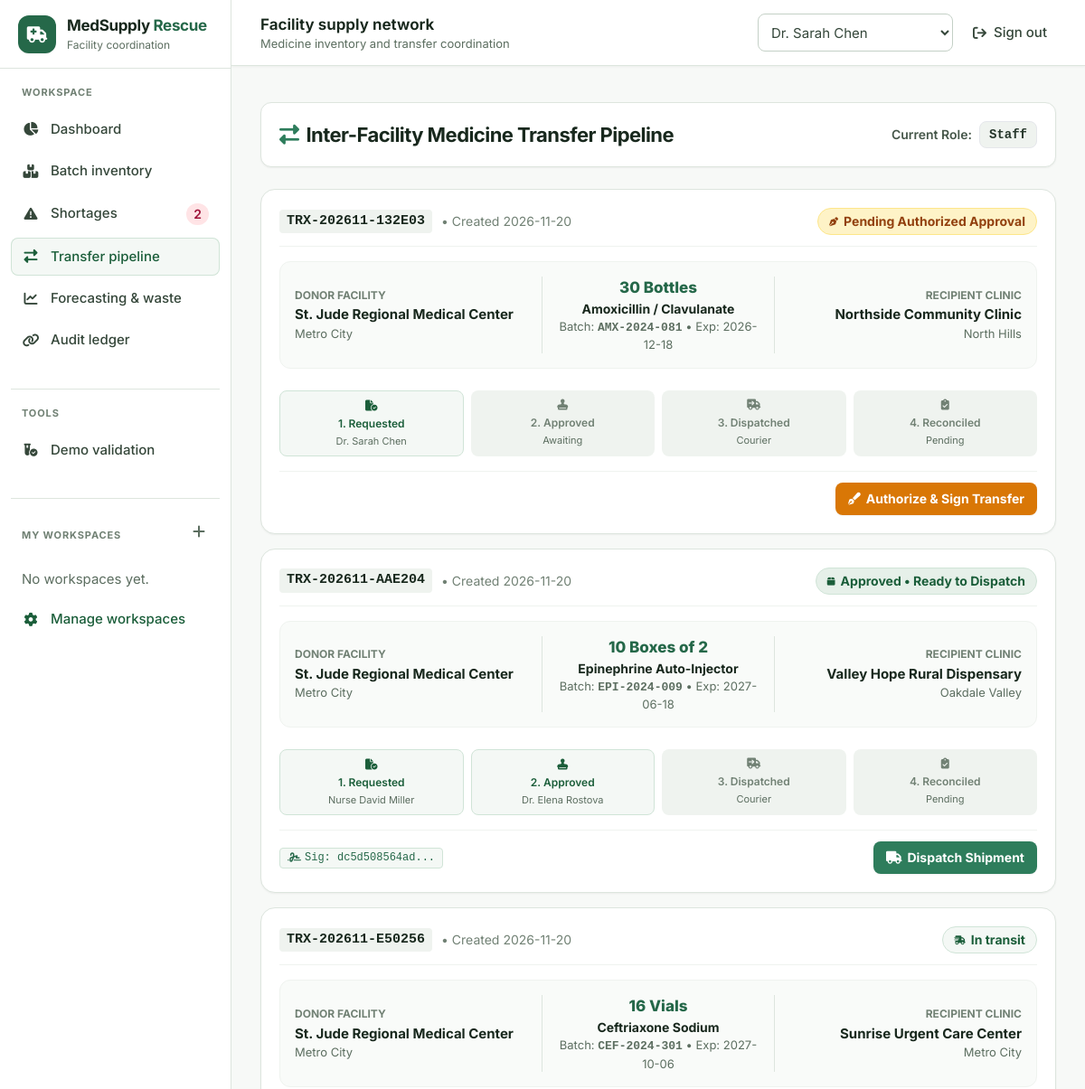
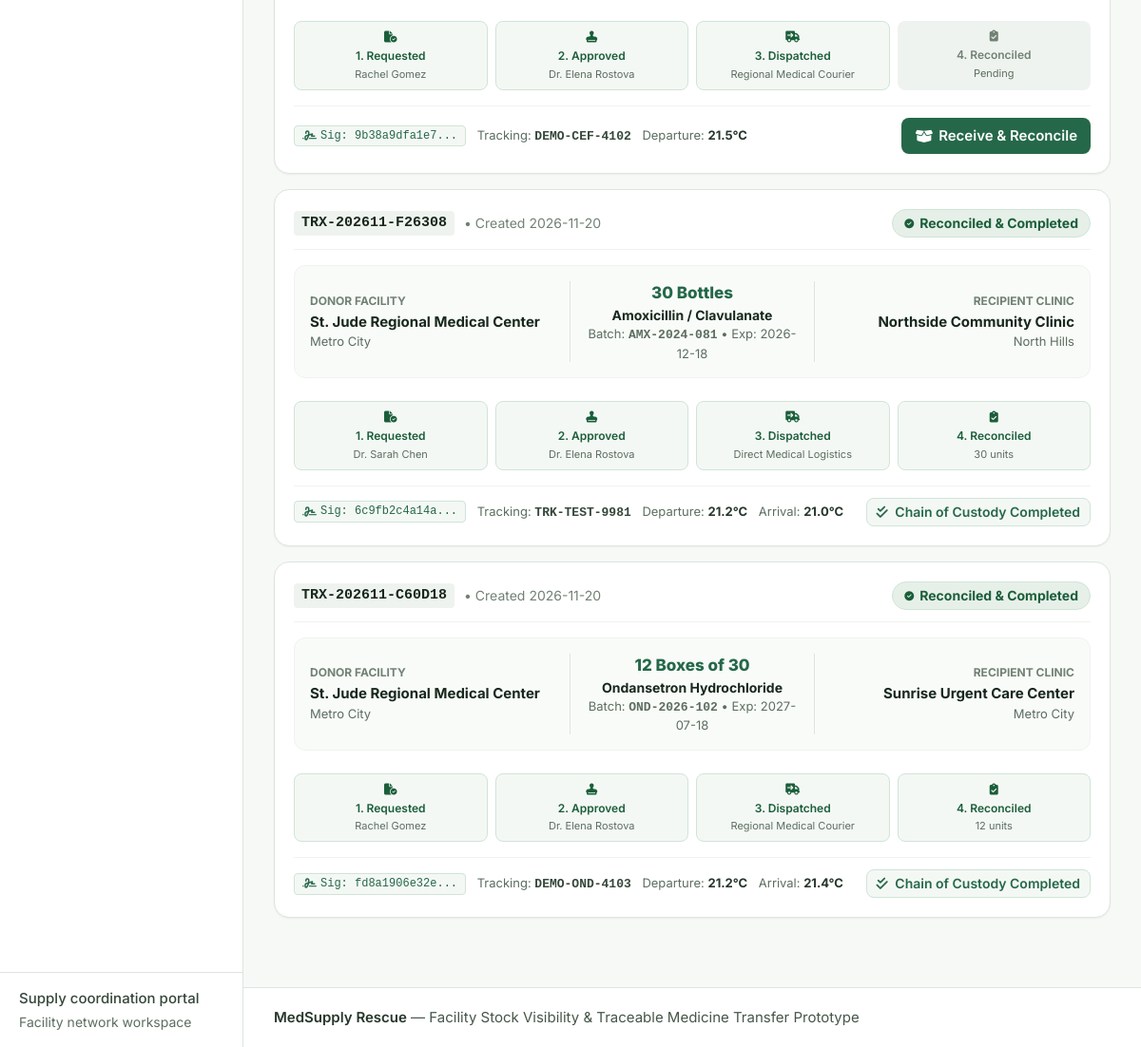
Screenshot of /transfers with the database file from the repository (2 pictures, top to bottom).
### tables this page shows
CREATE TABLE users (
    id INTEGER PRIMARY KEY AUTOINCREMENT,
    username TEXT UNIQUE NOT NULL,
    password_hash TEXT NOT NULL,
    full_name TEXT NOT NULL,
    role TEXT NOT NULL, -- 'platform_admin', 'facility_manager', 'approver', 'staff'
    facility_id INTEGER REFERENCES facilities(id),
    email TEXT NOT NULL,
    license_or_badge TEXT,
    created_at DATETIME DEFAULT CURRENT_TIMESTAMP
);

CREATE TABLE transfer_requests (
    id INTEGER PRIMARY KEY AUTOINCREMENT,
    transfer_code TEXT UNIQUE NOT NULL,
    shortage_request_id INTEGER REFERENCES shortage_requests(id),
    source_facility_id INTEGER NOT NULL REFERENCES facilities(id),
    dest_facility_id INTEGER NOT NULL REFERENCES facilities(id),
    medicine_id INTEGER NOT NULL REFERENCES medicines(id),
    batch_id INTEGER NOT NULL REFERENCES batches(id),
    quantity INTEGER NOT NULL,
    status TEXT NOT NULL DEFAULT 'PENDING_APPROVAL', 
    -- 'PENDING_APPROVAL' -> 'APPROVED' -> 'DISPATCHED' -> 'RECEIVED' -> 'RECONCILED' / 'REJECTED' / 'CANCELLED'
    requester_id INTEGER REFERENCES users(id),
    approver_id INTEGER REFERENCES users(id),
    dispatched_by_id INTEGER REFERENCES users(id),
    received_by_id INTEGER REFERENCES users(id),
    cold_chain_required INTEGER DEFAULT 0,
    dispatch_temperature REAL,
    arrival_temperature REAL,
    tracking_number TEXT,
    carrier TEXT,
    dispatch_notes TEXT,
    receipt_notes TEXT,
    received_quantity INTEGER,
    discrepancy_reason TEXT,
    created_at DATETIME DEFAULT CURRENT_TIMESTAMP,
    approved_at DATETIME,
    dispatched_at DATETIME,
    received_at DATETIME,
    completed_at DATETIME
);

CREATE TABLE facilities (
    id INTEGER PRIMARY KEY AUTOINCREMENT,
    name TEXT NOT NULL,
    facility_type TEXT NOT NULL, -- 'Hospital', 'Community Clinic', 'Urgent Care', 'Regional Pharmacy', 'Dispensary'
    license_number TEXT NOT NULL UNIQUE,
    address TEXT NOT NULL,
    city TEXT NOT NULL,
    region TEXT NOT NULL,
    contact_email TEXT NOT NULL,
    contact_phone TEXT NOT NULL,
    has_cold_chain INTEGER DEFAULT 1, -- 1 = Yes, 0 = No
    latitude REAL,
    longitude REAL,
    created_at DATETIME DEFAULT CURRENT_TIMESTAMP
);

CREATE TABLE medicines (
    id INTEGER PRIMARY KEY AUTOINCREMENT,
    generic_name TEXT NOT NULL,
    brand_name TEXT,
    ndc_or_code TEXT UNIQUE NOT NULL,
    therapeutic_category TEXT NOT NULL, -- 'Antibiotics', 'Insulin & Diabetes', 'Emergency & Critical Care', 'Cardiovascular', 'Respiratory'
    dosage_form TEXT NOT NULL, -- 'Tablet', 'Vial', 'Oral Suspension', 'Inhaler', 'Ampoule', 'Prefilled Syringe'
    strength TEXT NOT NULL,
    unit_of_measure TEXT NOT NULL, -- 'Vials', 'Boxes of 30', 'Bottles (100ml)', 'Ampoules'
    storage_requirement TEXT NOT NULL, -- 'Cold Chain (2-8°C)', 'Room Temperature (15-25°C)', 'Frozen (-20°C)', 'Secure/Controlled Room'
    min_safety_stock_default INTEGER DEFAULT 20,
    standard_lead_time_days INTEGER DEFAULT 7,
    created_at DATETIME DEFAULT CURRENT_TIMESTAMP
);

CREATE TABLE batches (
    id INTEGER PRIMARY KEY AUTOINCREMENT,
    medicine_id INTEGER NOT NULL REFERENCES medicines(id),
    facility_id INTEGER NOT NULL REFERENCES facilities(id),
    batch_number TEXT NOT NULL,
    initial_quantity INTEGER NOT NULL,
    current_quantity INTEGER NOT NULL,
    reserved_quantity INTEGER DEFAULT 0,
    manufacture_date DATE,
    expiry_date DATE NOT NULL,
    storage_location TEXT, -- e.g. 'Cold Storage Refrigerator #2', 'Main Aisle Shelf 3B'
    status TEXT DEFAULT 'active', -- 'active', 'reserved', 'quarantined', 'expired', 'transferred_out'
    created_at DATETIME DEFAULT CURRENT_TIMESTAMP
);

CREATE TABLE approvals (
    id INTEGER PRIMARY KEY AUTOINCREMENT,
    transfer_request_id INTEGER NOT NULL REFERENCES transfer_requests(id),
    approver_id INTEGER NOT NULL REFERENCES users(id),
    approval_status TEXT NOT NULL, -- 'APPROVED', 'REJECTED'
    signature_hash TEXT NOT NULL,
    regulatory_check_passed INTEGER DEFAULT 1,
    cold_chain_certified INTEGER DEFAULT 1,
    comments TEXT,
    approved_at DATETIME DEFAULT CURRENT_TIMESTAMP
);

### app.py (the view)
@app.route('/transfers')
def transfers():
    query = """
        SELECT t.*, m.generic_name, m.brand_name, m.strength, m.unit_of_measure, m.storage_requirement,
               sf.name as source_facility_name, sf.city as source_city, sf.has_cold_chain as source_cold_chain,
               df.name as dest_facility_name, df.city as dest_city, df.has_cold_chain as dest_cold_chain,
               b.batch_number, b.expiry_date, b.current_quantity as batch_stock,
               req_u.full_name as requester_name,
               app_u.full_name as approver_name, app_u.license_or_badge as approver_badge,
               disp_u.full_name as dispatcher_name,
               recv_u.full_name as receiver_name,
               a.signature_hash as approval_sig, a.comments as approval_comments
        FROM transfer_requests t
        JOIN medicines m ON t.medicine_id = m.id
        JOIN facilities sf ON t.source_facility_id = sf.id
        JOIN facilities df ON t.dest_facility_id = df.id
        JOIN batches b ON t.batch_id = b.id
        LEFT JOIN users req_u ON t.requester_id = req_u.id
        LEFT JOIN users app_u ON t.approver_id = app_u.id
        LEFT JOIN users disp_u ON t.dispatched_by_id = disp_u.id
        LEFT JOIN users recv_u ON t.received_by_id = recv_u.id
        LEFT JOIN approvals a ON a.transfer_request_id = t.id
        ORDER BY CASE t.status
            WHEN 'PENDING_APPROVAL' THEN 1
            WHEN 'APPROVED' THEN 2
            WHEN 'DISPATCHED' THEN 3
            WHEN 'RECEIVED' THEN 4
            WHEN 'RECONCILED' THEN 5
            ELSE 6 END, t.id DESC
    """
    total = g.db.execute("SELECT count(*) AS total FROM transfer_requests").fetchone()['total']
    pagination = build_pagination(total, 'transfers')
    all_transfers = [
        dict(r) for r in g.db.execute(query + " LIMIT ? OFFSET ?", (PAGE_SIZE, pagination['offset'])).fetchall()
    ]
    return render_template('transfers.html', transfers=all_transfers, pagination=pagination)

### templates/transfers.html (shortened to what this page needs)
{% extends 'base.html' %}
{% block content %}
<div class="space-y-6">
    <div class="bg-white p-5 rounded-xl border border-slate-200 shadow-sm flex flex-col md:flex-row justify-between items-start md:items-center gap-4">
        <div>
            <h1 class="text-xl font-bold text-slate-900 flex items-center gap-2">
                <i class="fa-solid fa-right-left text-teal-600"></i> Inter-Facility Medicine Transfer Pipeline
            </h1>
        </div>
        <div class="flex items-center gap-2">
            <span class="whitespace-nowrap text-xs font-semibold text-slate-600">Current Role:</span>
            <span class="bg-slate-100 text-slate-800 border px-2.5 py-1 rounded-lg text-xs font-mono font-bold">
                {{ g.user.role.replace('_', ' ')|title }}
            </span>
        </div>
    </div>
    <div class="space-y-4" data-paginated-results="transfers" aria-live="polite">
        {% for t in transfers %}
            <div class="bg-white rounded-2xl border border-slate-200 shadow-sm p-5 space-y-4">
                <div class="flex flex-col md:flex-row justify-between items-start md:items-center gap-3 pb-3 border-b border-slate-100">
                    <div class="flex items-center gap-2.5">
                        <span class="font-mono text-sm font-bold text-slate-900 bg-slate-100 px-2 py-0.5 rounded">{{ t.transfer_code }}</span>
                        <span class="text-xs text-slate-400">&bull; Created {{ t.created_at[:10] }}</span>
                    </div>
                    <div>
                        {% if t.status == 'PENDING_APPROVAL' %}
                            <span class="bg-amber-100 text-amber-800 text-xs font-bold px-3 py-1 rounded-full border border-amber-200 flex items-center gap-1.5">
                                <i class="fa-solid fa-pen-nib text-[10px]"></i> Pending Authorized Approval
                            </span>
                        {% elif t.status == 'APPROVED' %}
                            <span class="bg-blue-100 text-blue-800 text-xs font-bold px-3 py-1 rounded-full border border-blue-200 flex items-center gap-1.5">
                                <i class="fa-solid fa-box text-[10px]"></i> Approved &bull; Ready to Dispatch
                            </span>
                        {% elif t.status == 'DISPATCHED' %}
                            <span class="bg-teal-50 text-teal-800 text-xs font-bold px-3 py-1 rounded-full border border-teal-200 flex items-center gap-1.5">
                                <i class="fa-solid fa-truck-fast text-[10px]"></i> In transit
                            </span>
                        {% elif t.status == 'RECONCILED' %}
                            <span class="bg-emerald-100 text-emerald-800 text-xs font-bold px-3 py-1 rounded-full border border-emerald-200 flex items-center gap-1.5">
                                <i class="fa-solid fa-circle-check text-[10px]"></i> Reconciled & Completed
                            </span>
                        {% else %}
                            <span class="bg-slate-100 text-slate-800 text-xs font-bold px-3 py-1 rounded-full">{{ t.status }}</span>
                        {% endif %}
                    </div>
                </div>
                <div class="grid grid-cols-1 md:grid-cols-3 gap-4 items-center bg-slate-50/70 p-4 rounded-xl border border-slate-100 text-xs">
                    <div>
                        <div class="text-[10px] font-bold uppercase text-slate-400">Donor Facility</div>
                        <div class="font-bold text-slate-900 text-sm mt-0.5">{{ t.source_facility_name }}</div>
                        <div class="text-slate-500 text-[11px]">{{ t.source_city }}</div>
                    </div>
                    <div class="text-center border-y md:border-y-0 md:border-x border-slate-200 py-2 md:py-0 md:px-4">
                        <div class="text-base font-extrabold text-teal-700">{{ t.quantity }} {{ t.unit_of_measure }}</div>
                        <div class="font-bold text-slate-900 text-xs mt-0.5">{{ t.generic_name }}</div>
                        <div class="text-[11px] text-slate-500">Batch: <span class="font-mono font-bold">{{ t.batch_number }}</span> &bull; Exp: {{ t.expiry_date }}</div>
                    </div>
                    <div class="text-right">
                        <div class="text-[10px] font-bold uppercase text-slate-400">Recipient Clinic</div>
                        <div class="font-bold text-slate-900 text-sm mt-0.5">{{ t.dest_facility_name }}</div>
                        <div class="text-slate-500 text-[11px]">{{ t.dest_city }}</div>
                    </div>
                </div>
                <div class="pt-2">
                    <div class="grid grid-cols-4 gap-2 text-center text-[10px] font-semibold">
                        <div class="p-2 rounded-lg bg-emerald-50 border border-emerald-200 text-emerald-800">
                            <i class="fa-solid fa-file-circle-check text-xs mb-1 block"></i>
                            1. Requested
                            <div class="text-[9px] font-normal text-slate-500 mt-0.5">{{ t.requester_name }}</div>
                        </div>
                        <div class="p-2 rounded-lg {% if t.status in ('APPROVED', 'DISPATCHED', 'RECONCILED') %}bg-emerald-50 border border-emerald-200 text-emerald-800{% else %}bg-slate-100 text-slate-400{% endif %}">
                            <i class="fa-solid fa-stamp text-xs mb-1 block"></i>
                            2. Approved
                            <div class="text-[9px] font-normal text-slate-500 mt-0.5">{{ t.approver_name or 'Awaiting' }}</div>
                        </div>
                        <div class="p-2 rounded-lg {% if t.status in ('DISPATCHED', 'RECONCILED') %}bg-emerald-50 border border-emerald-200 text-emerald-800{% else %}bg-slate-100 text-slate-400{% endif %}">
                            <i class="fa-solid fa-truck-arrow-right text-xs mb-1 block"></i>
                            3. Dispatched
                            <div class="text-[9px] font-normal text-slate-500 mt-0.5">{{ t.carrier or 'Courier' }}</div>
                        </div>
                        <div class="p-2 rounded-lg {% if t.status == 'RECONCILED' %}bg-emerald-50 border border-emerald-200 text-emerald-800{% else %}bg-slate-100 text-slate-400{% endif %}">
                            <i class="fa-solid fa-clipboard-check text-xs mb-1 block"></i>
                            4. Reconciled
                            <div class="text-[9px] font-normal text-slate-500 mt-0.5">{{ t.received_quantity ~ ' units' if t.received_quantity else 'Pending' }}</div>
                        </div>
                    </div>
                </div>
                <div class="pt-3 border-t border-slate-100 flex flex-wrap justify-between items-center gap-3">
                    <div class="text-[11px] text-slate-500 space-x-2">
                        {% if t.approval_sig %}
                            <span class="inline-flex items-center gap-1 font-mono text-[10px] text-teal-700 bg-teal-50 px-2 py-0.5 rounded border border-teal-200">
                                <i class="fa-solid fa-signature"></i> Sig: {{ t.approval_sig[:12] }}...
                            </span>
                        {% endif %}
                        {% if t.tracking_number %}
                            <span>Tracking: <strong class="font-mono text-slate-700">{{ t.tracking_number }}</strong></span>
                        {% endif %}
                        {% if t.dispatch_temperature %}
                            <span>Departure: <strong class="text-slate-800">{{ t.dispatch_temperature }}°C</strong></span>
                        {% endif %}
                        {% if t.arrival_temperature %}
                            <span>Arrival: <strong class="text-slate-800">{{ t.arrival_temperature }}°C</strong></span>
                        {% endif %}
                    </div>
                    <div class="flex items-center gap-2">
                        {% if t.status == 'PENDING_APPROVAL' %}
                            <form method="POST" action="{{ url_for('approve_transfer_route', transfer_id=t.id) }}" class="inline">
                                <button type="submit" class="bg-amber-600 hover:bg-amber-700 text-white font-bold text-xs px-3.5 py-2 rounded-lg shadow-sm transition flex items-center gap-1.5">
                                    <i class="fa-solid fa-pen-fancy"></i> Authorize & Sign Transfer
                                </button>
                            </form>
                        {% endif %}
                        {% if t.status == 'APPROVED' %}
                            <button onclick="document.getElementById('dispatchModal_{{ t.id }}').classList.remove('hidden')" class="bg-blue-600 hover:bg-blue-700 text-white font-bold text-xs px-3.5 py-2 rounded-lg shadow-sm transition flex items-center gap-1.5">
                                <i class="fa-solid fa-truck"></i> Dispatch Shipment
                            </button>
                        {% endif %}
                        {% if t.status == 'DISPATCHED' %}
                            <button onclick="document.getElementById('reconcileModal_{{ t.id }}').classList.remove('hidden')" class="bg-teal-700 hover:bg-teal-800 text-white font-semibold text-sm px-3.5 py-2 rounded-lg transition flex items-center gap-1.5">
                                <i class="fa-solid fa-box-open"></i> Receive & Reconcile
                            </button>
                        {% endif %}
                        {% if t.status == 'RECONCILED' %}
                            <span class="text-xs font-semibold text-emerald-700 bg-emerald-50 px-2.5 py-1 rounded-lg border border-emerald-200">
                                <i class="fa-solid fa-check-double mr-1"></i> Chain of Custody Completed
                            </span>
                        {% endif %}
                    </div>
                </div>
            </div>
        {% else %}
            <div class="bg-white rounded-xl border border-slate-200 p-8 text-center text-slate-400 text-xs">
                No transfer requests in pipeline. Report a shortage or run matching to start an inter-facility transfer.
            </div>
        {% endfor %}
    </div>
</div>
{% endblock %}

### rows the page displays
users: user.role.replace "Staff"
transfer_requests: transfer_code "TRX-202611-132E03", created_at "2026-11-20", status "PENDING_APPROVAL" (drawn), source_facility_name "St. Jude Regional Medical Center", source_city "Metro City", quantity "30", unit_of_measure "Bottles", generic_name "Amoxicillin / Clavulanate", batch_number "AMX-2024-081", expiry_date "2026-12-18", dest_facility_name "Northside Community Clinic", dest_city "North Hills", requester_name "Dr. Sarah Chen", approver_name "Awaiting", carrier "Courier", received_quantity "Pending"
approvals: transfer_code "TRX-202611-AAE204", created_at "2026-11-20", shows "Approved • Ready to Dispatch", source_facility_name "St. Jude Regional Medical Center", source_city "Metro City", quantity "10", unit_of_measure "Boxes of 2", generic_name "Epinephrine Auto-Injector", batch_number "EPI-2024-009", expiry_date "2027-06-18", dest_facility_name "Valley Hope Rural Dispensary", dest_city "Oakdale Valley", requester_name "Nurse David Miller", full_name "Dr. Elena Rostova", carrier "Courier", received_quantity "Pending", signature_hash "dc5d508564ad"
approvals: transfer_code "TRX-202611-E50256", created_at "2026-11-20", shows "In transit", source_facility_name "St. Jude Regional Medical Center", source_city "Metro City", quantity "16", unit_of_measure "Vials", generic_name "Ceftriaxone Sodium", batch_number "CEF-2024-301", expiry_date "2027-10-06", dest_facility_name "Sunrise Urgent Care Center", dest_city "Metro City", requester_name "Rachel Gomez", full_name "Dr. Elena Rostova", carrier "Regional Medical Courier", received_quantity "Pending", signature_hash "9b38a9dfa1e7", tracking_number "DEMO-CEF-4102", dispatch_temperature "21.5"
approvals: transfer_code "TRX-202611-F26308", created_at "2026-11-20", shows "Reconciled & Completed", source_facility_name "St. Jude Regional Medical Center", source_city "Metro City", quantity "30", unit_of_measure "Bottles", generic_name "Amoxicillin / Clavulanate", batch_number "AMX-2024-081", expiry_date "2026-12-18", dest_facility_name "Northside Community Clinic", dest_city "North Hills", requester_name "Dr. Sarah Chen", full_name "Dr. Elena Rostova", carrier "Direct Medical Logistics", received_quantity "30 units", signature_hash "6c9fb2c4a14a", tracking_number "TRK-TEST-9981", dispatch_temperature "21.2", arrival_temperature "21.0", shows "Chain of Custody Completed"
approvals: transfer_code "TRX-202611-C60D18", created_at "2026-11-20", shows "Reconciled & Completed", source_facility_name "St. Jude Regional Medical Center", source_city "Metro City", quantity "12", unit_of_measure "Boxes of 30", generic_name "Ondansetron Hydrochloride", batch_number "OND-2026-102", expiry_date "2027-07-18", dest_facility_name "Sunrise Urgent Care Center", dest_city "Metro City", requester_name "Rachel Gomez", full_name "Dr. Elena Rostova", carrier "Regional Medical Courier", received_quantity "12 units", signature_hash "fd8a1906e32e", tracking_number "DEMO-OND-4103", dispatch_temperature "21.2", arrival_temperature "21.4", shows "Chain of Custody Completed"

### other values shown
{{ g.alert_summary.active_shortages|length }} "2"
form field value "Dr. Sarah Chen"
